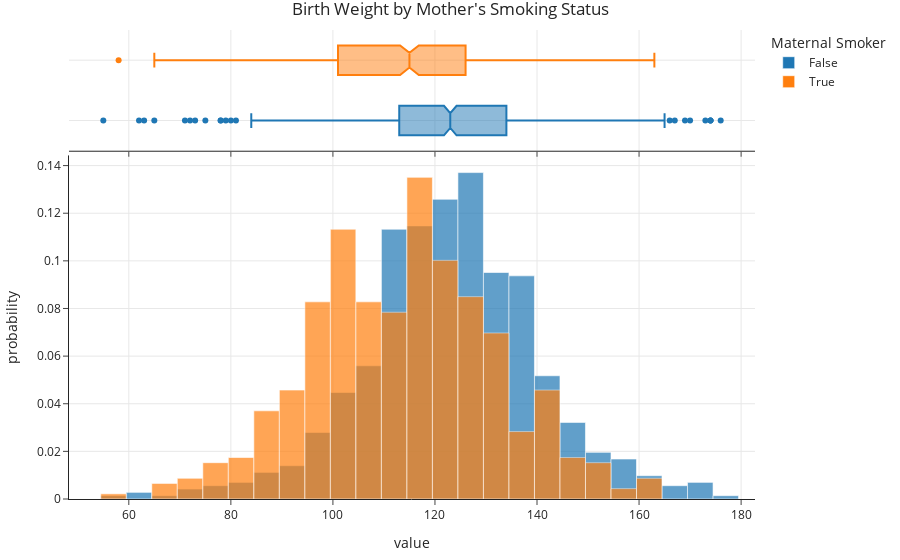

The notebook cell this image was saved under:
### Markdown cell above
### Visualizing birth weight distributions

Below, we draw the distributions of both sets of birth weights.

### Code cell
fig = px.histogram(baby, color='Maternal Smoker', histnorm='probability', marginal='box', 
                   title="Birth Weight by Mother's Smoking Status", barmode='overlay', opacity=0.7)
fig

### Figure 1 — Plotly figure (JSON) as saved in the notebook; plotly's stock layout.template omitted (floating-point values rounded to 4 significant figures; data arrays with more than 128 entries replaced by an {"elided": "..."} marker saying what was removed)
{"data": [{"alignmentgroup": "True", "bingroup": "x", "histnorm": "probability", "hovertemplate": "Maternal Smoker=False<br>value=%{x}<br>probability=%{y}<extra></extra>", "legendgroup": "False", "marker": {"color": "#1F77B4", "opacity": 0.7, "pattern": {"shape": ""}}, "name": "False", "offsetgroup": "False", "orientation": "v", "showlegend": true, "type": "histogram", "x": {"elided": "715 int values"}, "xaxis": "x", "yaxis": "y"}, {"alignmentgroup": "True", "hovertemplate": "Maternal Smoker=False<br>value=%{x}<extra></extra>", "legendgroup": "False", "marker": {"color": "#1F77B4"}, "name": "False", "notched": true, "offsetgroup": "False", "showlegend": false, "type": "box", "x": {"elided": "715 int values"}, "xaxis": "x2", "yaxis": "y2"}, {"alignmentgroup": "True", "bingroup": "x", "histnorm": "probability", "hovertemplate": "Maternal Smoker=True<br>value=%{x}<br>probability=%{y}<extra></extra>", "legendgroup": "True", "marker": {"color": "#FF7F0E", "opacity": 0.7, "pattern": {"shape": ""}}, "name": "True", "offsetgroup": "True", "orientation": "v", "showlegend": true, "type": "histogram", "x": {"elided": "459 int values"}, "xaxis": "x", "yaxis": "y"}, {"alignmentgroup": "True", "hovertemplate": "Maternal Smoker=True<br>value=%{x}<extra></extra>", "legendgroup": "True", "marker": {"color": "#FF7F0E"}, "name": "True", "notched": true, "offsetgroup": "True", "showlegend": false, "type": "box", "x": {"elided": "459 int values"}, "xaxis": "x2", "yaxis": "y2"}], "layout": {"barmode": "overlay", "legend": {"title": {"text": "Maternal Smoker"}, "tracegroupgap": 0}, "title": {"text": "Birth Weight by Mother's Smoking Status"}, "xaxis": {"anchor": "y", "domain": [0, 1], "title": {"text": "value"}}, "xaxis2": {"anchor": "y2", "domain": [0, 1], "matches": "x", "showticklabels": false}, "yaxis": {"anchor": "x", "domain": [0, 0.7326], "title": {"text": "probability"}}, "yaxis2": {"anchor": "x2", "domain": [0.7426, 1], "matches": "y2", "showline": false, "showticklabels": false, "ticks": ""}}}
